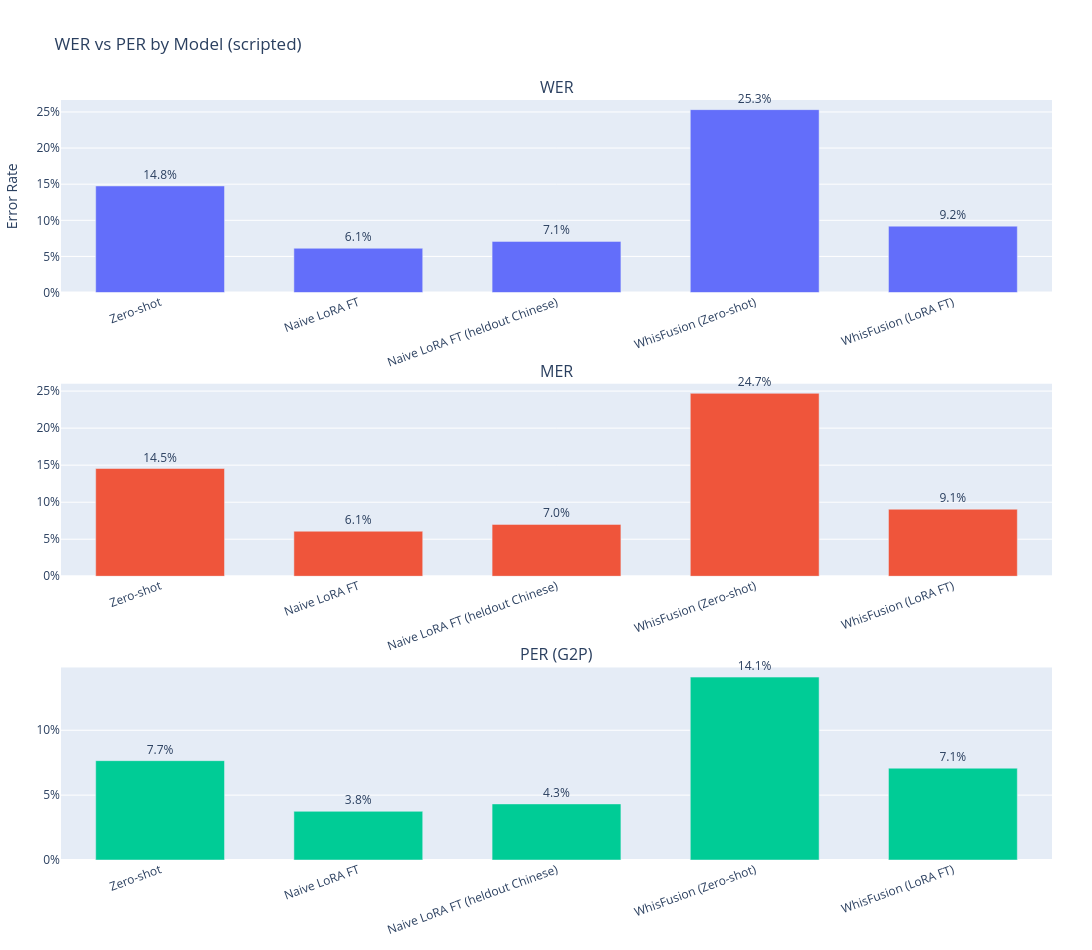

The notebook cell saved with this chart:
### Code cell
from plotly.subplots import make_subplots


def plot_summary_bars(domain: str | None = None):
    """Plot WER/PER bars for domain (None = all data)."""
    sub = get_summary_table(domain)
    if sub.empty:
        return

    domain_str = f" ({domain})" if domain else " (All Data)"

    fig = make_subplots(
        rows=3, cols=1,
        subplot_titles=("WER", "MER", "PER (G2P)"),
        vertical_spacing=0.12,
    )

    x = sub["Model"].tolist()

    for row, col_name, label in [
        (1, "WER", "WER"),
        (2, "MER", "MER"),
        (3, "PER (G2P)", "PER (G2P)"),
    ]:
        vals = sub[col_name]
        if col_name == "PER (G2P)" and not vals.notna().any():
            continue

        fig.add_trace(
            go.Bar(
                name=label,
                x=x,
                y=vals.tolist(),
                text=[f"{v:.1%}" if pd.notna(v) else "" for v in vals],
                textposition="outside",
                showlegend=False,
                cliponaxis=False,
            ),
            row=row, col=1
        )

    fig.update_yaxes(title_text="Error Rate", tickformat=".0%", row=1, col=1)
    fig.update_yaxes(tickformat=".0%", row=2, col=1)
    fig.update_yaxes(tickformat=".0%", row=3, col=1)

    fig.update_xaxes(tickangle=-20, automargin=True)

    fig.update_layout(
        title=f"WER vs PER by Model{domain_str}",
        height=950,
        width=1200,
        margin=dict(t=100, b=80, l=60, r=40),
        bargap=0.35,
    )
    fig.show()

domain = "scripted"
plot_summary_bars(domain)

### Figure 1 — Plotly figure (JSON) as saved in the notebook; plotly's stock layout.template omitted (floating-point values rounded to 4 significant figures)
{"data": [{"cliponaxis": false, "name": "WER", "showlegend": false, "text": ["14.8%", "6.1%", "7.1%", "25.3%", "9.2%"], "textposition": "outside", "type": "bar", "x": ["Zero-shot", "Naive LoRA FT", "Naive LoRA FT (heldout Chinese)", "WhisFusion (Zero-shot)", "WhisFusion (LoRA FT)"], "xaxis": "x", "y": [0.1475, 0.06127, 0.07082, 0.2532, 0.0919], "yaxis": "y"}, {"cliponaxis": false, "name": "MER", "showlegend": false, "text": ["14.5%", "6.1%", "7.0%", "24.7%", "9.1%"], "textposition": "outside", "type": "bar", "x": ["Zero-shot", "Naive LoRA FT", "Naive LoRA FT (heldout Chinese)", "WhisFusion (Zero-shot)", "WhisFusion (LoRA FT)"], "xaxis": "x2", "y": [0.1455, 0.06082, 0.07006, 0.247, 0.09051], "yaxis": "y2"}, {"cliponaxis": false, "name": "PER (G2P)", "showlegend": false, "text": ["7.7%", "3.8%", "4.3%", "14.1%", "7.1%"], "textposition": "outside", "type": "bar", "x": ["Zero-shot", "Naive LoRA FT", "Naive LoRA FT (heldout Chinese)", "WhisFusion (Zero-shot)", "WhisFusion (LoRA FT)"], "xaxis": "x3", "y": [0.07656, 0.03752, 0.04322, 0.141, 0.07076], "yaxis": "y3"}], "layout": {"annotations": [{"font": {"size": 16}, "showarrow": false, "text": "WER", "x": 0.5, "xanchor": "center", "xref": "paper", "y": 1, "yanchor": "bottom", "yref": "paper"}, {"font": {"size": 16}, "showarrow": false, "text": "MER", "x": 0.5, "xanchor": "center", "xref": "paper", "y": 0.6267, "yanchor": "bottom", "yref": "paper"}, {"font": {"size": 16}, "showarrow": false, "text": "PER (G2P)", "x": 0.5, "xanchor": "center", "xref": "paper", "y": 0.2533, "yanchor": "bottom", "yref": "paper"}], "bargap": 0.35, "height": 950, "margin": {"b": 80, "l": 60, "r": 40, "t": 100}, "title": {"text": "WER vs PER by Model (scripted)"}, "width": 1200, "xaxis": {"anchor": "y", "automargin": true, "domain": [0, 1], "tickangle": -20}, "xaxis2": {"anchor": "y2", "automargin": true, "domain": [0, 1], "tickangle": -20}, "xaxis3": {"anchor": "y3", "automargin": true, "domain": [0, 1], "tickangle": -20}, "yaxis": {"anchor": "x", "domain": [0.7467, 1], "tickformat": ".0%", "title": {"text": "Error Rate"}}, "yaxis2": {"anchor": "x2", "domain": [0.3733, 0.6267], "tickformat": ".0%"}, "yaxis3": {"anchor": "x3", "domain": [0, 0.2533], "tickformat": ".0%"}}}
